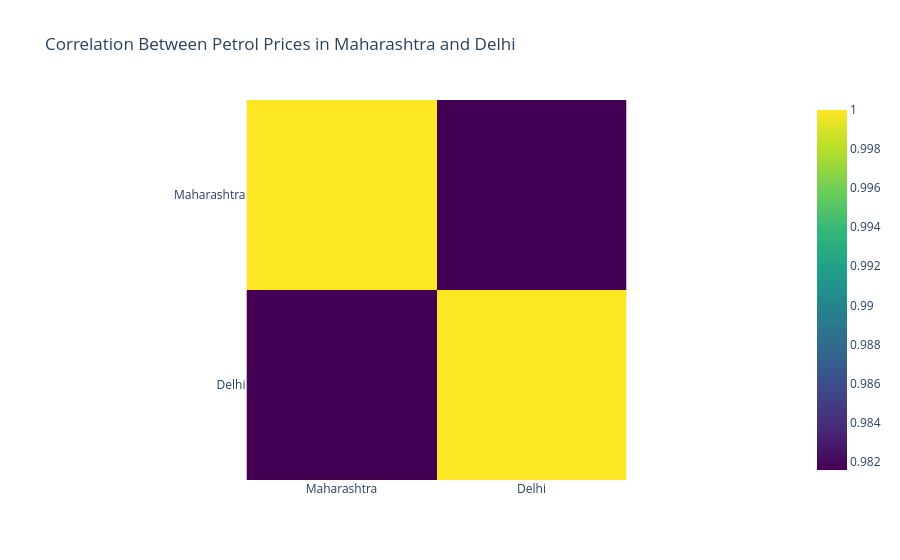

The notebook cell this image was saved under:
### Code cell
correlation_data = df[['Maharashtra', 'Delhi']]
correlation_matrix = correlation_data.corr()
fig = px.imshow(correlation_matrix, x=correlation_data.columns, y=correlation_data.columns,
 color_continuous_scale='Viridis', title='Correlation Between Petrol Prices in Maharashtra and Delhi')
fig.show()

### Figure 1 — Plotly figure (JSON) as saved in the notebook; plotly's stock layout.template omitted (floating-point values rounded to 4 significant figures)
{"data": [{"coloraxis": "coloraxis", "hovertemplate": "x: %{x}<br>y: %{y}<br>color: %{z}<extra></extra>", "name": "0", "type": "heatmap", "x": ["Maharashtra", "Delhi"], "xaxis": "x", "y": ["Maharashtra", "Delhi"], "yaxis": "y", "z": [[1.0, 0.9816], [0.9816, 1.0]]}], "layout": {"coloraxis": {"colorscale": [[0, "#440154"], [0.1111, "#482878"], [0.2222, "#3e4989"], [0.3333, "#31688e"], [0.4444, "#26828e"], [0.5556, "#1f9e89"], [0.6667, "#35b779"], [0.7778, "#6ece58"], [0.8889, "#b5de2b"], [1, "#fde725"]]}, "title": {"text": "Correlation Between Petrol Prices in Maharashtra and Delhi"}, "xaxis": {"anchor": "y", "constrain": "domain", "domain": [0, 1], "scaleanchor": "y"}, "yaxis": {"anchor": "x", "autorange": "reversed", "constrain": "domain", "domain": [0, 1]}}}
